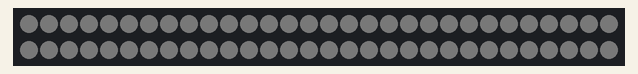
A sketch run on a simulated ATtiny85, built with avr-gcc and run on an emulated ATtiny85. On the bench: 60 RGB LEDs in strip order, left to right, continuing on the next row. Dim RGB values are drawn brighter than linear.

Above: at 0.2 s.
At 34.82 s:
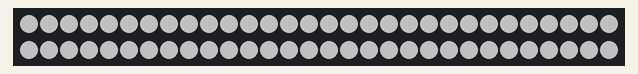

The sketch:

BA_lauflicht.ino
```cpp
#include <Adafruit_NeoPixel.h>
#ifdef __AVR__
  #include <avr/power.h>
#endif
#define PIN        2
#define NUMPIXELS 60

Adafruit_NeoPixel pixels(NUMPIXELS, PIN, NEO_GRB + NEO_KHZ800);
#define DELAYVAL 10

void setup() {
#if defined(__AVR_ATtiny85__) && (F_CPU == 16000000)
  clock_prescale_set(clock_div_1);
#endif

  pixels.begin();
}

void loop() {
  pixels.clear();

  for(int j=0; j<150; j++) {

    for(int i=0; i<NUMPIXELS; i++){
      pixels.setPixelColor(i, pixels.Color(j, j, j));
      delay(1);
    }
    pixels.show();
    delay(1);
  }
  delay(100);
  for(int j=150; j>=0; j--) {

    for(int i=0; i<NUMPIXELS; i++){
      pixels.setPixelColor(i, pixels.Color(j, j, j));
      delay(1);
    }
    pixels.show();
    delay(1);
  }
}
```
